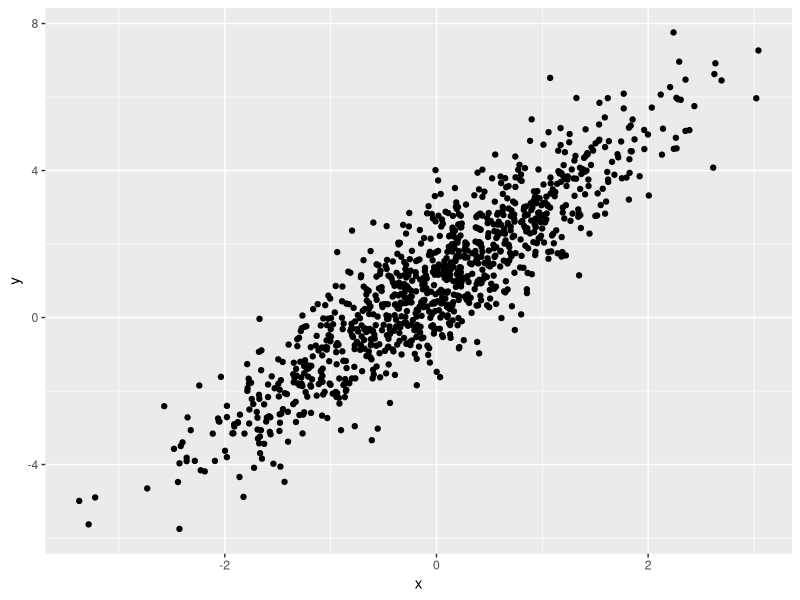
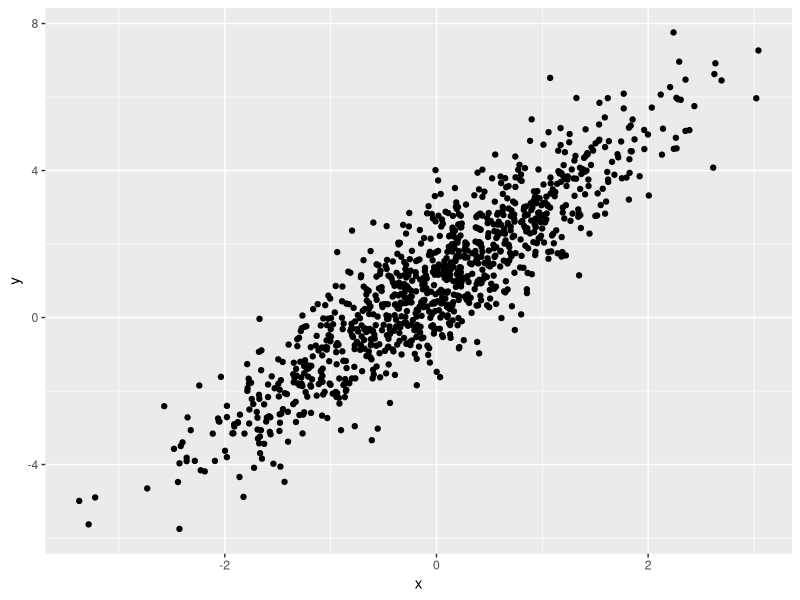
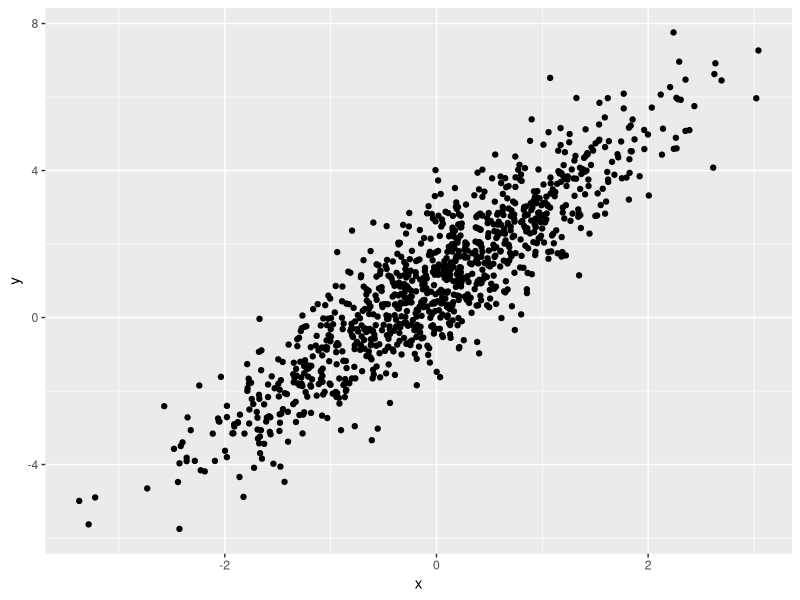
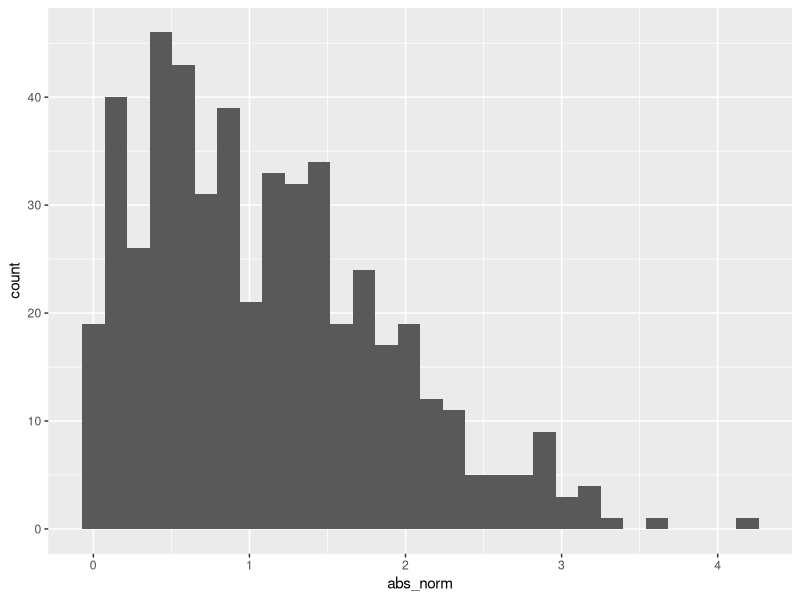

These figures' R source, in order:
## ---- chunk 1
library(tidyverse)
## ---- chunk 2
#####it is not good practice to comment unless very complex###

samp = rnorm(100)
length(samp)
## ---- chunk 3



plot_df = 
  tibble(
    x = rnorm(n = 1000),
    y = 1 + 2 * x + rnorm(n = 1000)
  )

ggplot(plot_df, aes(x = x, y = y)) + geom_point()

## ---- chunk 4

ggplot(plot_df, aes(x = x, y = y)) + geom_point()

## ---- chunk 5

ggplot(plot_df, aes(x = x, y = y)) + geom_point()

## ---- chunk 6

learning_df = 
  tibble(
    norm = rnorm(n = 500, mean = 1),
    logical = norm > 0, 
    abs_norm = abs(norm)
  )

ggplot(learning_df, aes(x = abs_norm)) + geom_histogram()


